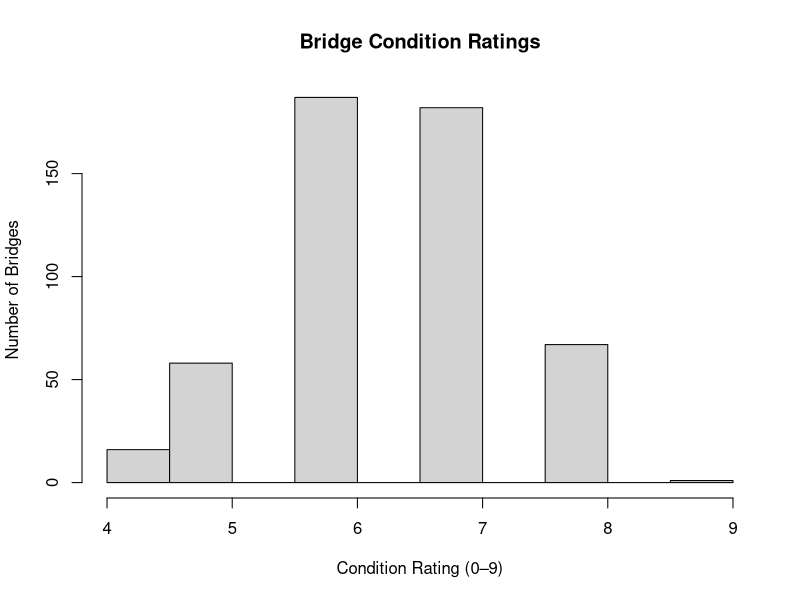
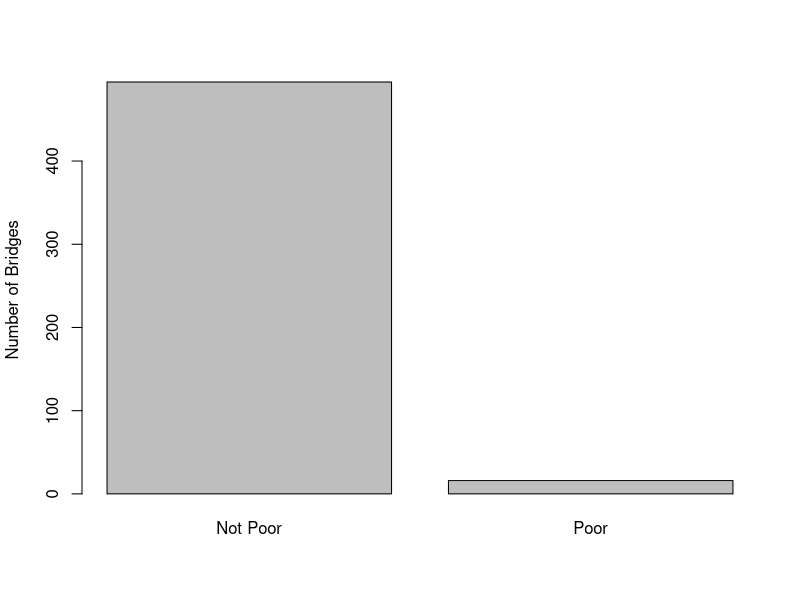

Write the R code that produced these figures, in order.
## ---- chunk 1
#| echo: false
library(dplyr)

omaha_raw <- read.csv("omaha_sample.csv")

omaha_bridges_clean <- omaha_raw |>
  mutate(
    bridge_age = 2026 - year_built,
    lowest_rating = as.numeric(lowest_rating),
    daily_traffic = as.numeric(daily_traffic),
    poor_condition = lowest_rating <= 4
  )
## ---- chunk 2
#| echo: false

library(knitr)

kable(head(omaha_bridges_clean, 5))
## ---- chunk 3
#| echo: false
#| fig-cap: "Distribution of bridge condition ratings in Omaha."

hist(omaha_bridges_clean$lowest_rating,
     main = "Bridge Condition Ratings",
     xlab = "Condition Rating (0–9)",
     ylab = "Number of Bridges")
## ---- chunk 4
#| echo: false
#| fig-cap: "Number of bridges in poor vs acceptable condition"

barplot(table(omaha_bridges_clean$poor_condition),
        names.arg = c("Not Poor", "Poor"),
        ylab = "Number of Bridges")
